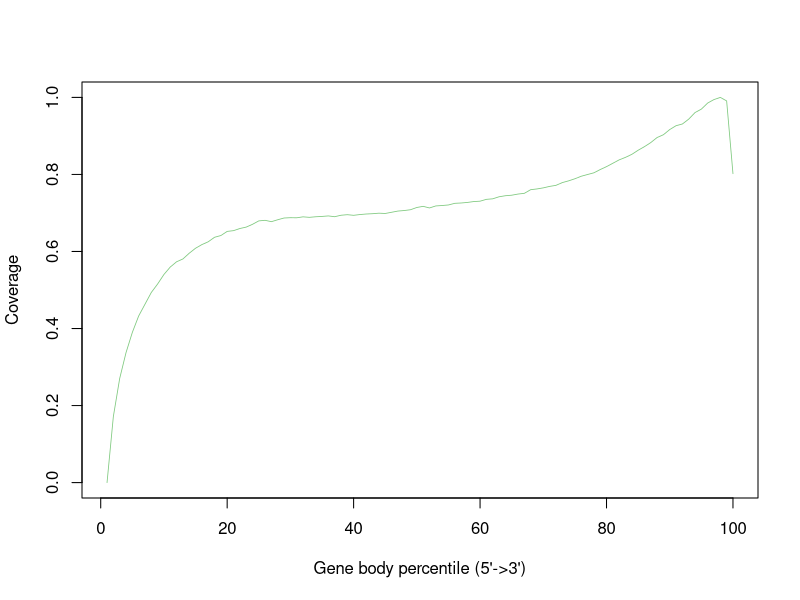

Write the R code that produced this figure.
YZ_15T_hRGC_sorted <- c(0.0,0.17163698223742652,0.27028478859072985,0.33723376369162117,0.3898429248168096,0.43244728291887446,0.46305278499088465,0.4935535068796982,0.5155825984516574,0.5403537820353299,0.5596416338316552,0.5733114556856078,0.5805840795482539,0.5955147622539437,0.6084374421937239,0.6178792760048177,0.6251411796346796,0.6368556579415036,0.64138838766443,0.6521350846216601,0.6540738319925118,0.6595717415022644,0.6632494093106881,0.670480542732642,0.6794337312887083,0.6809056775608753,0.6773949583148906,0.6824043122786765,0.6869120131735962,0.6877171071411463,0.687485882036532,0.6899484406143062,0.6886433980500479,0.6901240461011275,0.6910141842584641,0.6923133508792295,0.6902559632752635,0.6940623187316287,0.6955116583204347,0.6939091853645767,0.6958881672492672,0.6972922486168208,0.6980897173141897,0.6994236461960757,0.6986610743234187,0.7017770737011967,0.7049149172353174,0.706312135859708,0.7084024466890448,0.7142494590095079,0.717193575826494,0.7130075267696323,0.718250034582843,0.7193516169968528,0.7207654317975202,0.7250312770641023,0.7258774577815703,0.7273387286754834,0.7296088164629763,0.730582967155898,0.7353618136875574,0.7367121144730678,0.7420115426854551,0.7447334950129836,0.7460944263222173,0.7490748753088907,0.7509728947660683,0.7603950374382824,0.7623737053412596,0.7651511875775199,0.7689642712134568,0.771675593017262,0.7788050860731527,0.7833378606506096,0.7888219101104444,0.7953317826823116,0.7998395284317619,0.8042329399830235,0.812677298745347,0.8202914450030528,0.8290364188286401,0.8378398381074402,0.844365230346853,0.8521792932468992,0.8628244844016576,0.8721826196588796,0.8827328089180854,0.8958859065809311,0.903106902878997,0.916624667874629,0.9265492709972579,0.9309748432468723,0.9436192008250363,0.9607187794974607,0.9695766521762611,0.9853866182429117,0.9944276319696539,1.0,0.9909000474202097,0.8020899699349053)


pdf("/users/sparthib/retina_lrs/plots/gene_body_percentile/YZ-15T_hRGC.geneBodyCoverage.curves.pdf")
x=1:100
icolor = colorRampPalette(c("#7fc97f","#beaed4","#fdc086","#ffff99","#386cb0","#f0027f"))(1)
plot(x,YZ_15T_hRGC_sorted,type='l',xlab="Gene body percentile (5'->3')", ylab="Coverage",lwd=0.8,col=icolor[1])
dev.off()
